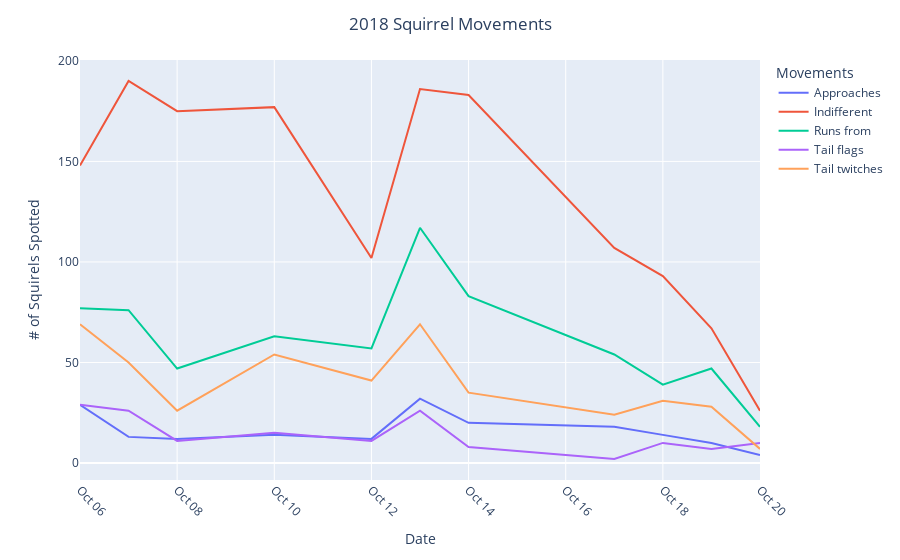

Source (notebook cell):
### Code cell
fig3 = px.line(squirrel_movements_grouped,
        x='Date',
        y='Value',
        color='Movements', labels={"Value": "# of Squirels Spotted"})

fig3.update_layout(title = '2018 Squirrel Movements', title_x=0.5, xaxis=dict(tickformat="%b %d", tickangle=45))

### Figure 1 — Plotly figure (JSON) as saved in the notebook; plotly's stock layout.template omitted (floating-point values rounded to 4 significant figures)
{"data": [{"hovertemplate": "Movements=Approaches<br>Date=%{x}<br># of Squirels Spotted=%{y}<extra></extra>", "legendgroup": "Approaches", "line": {"color": "#636efa", "dash": "solid"}, "marker": {"symbol": "circle"}, "mode": "lines", "name": "Approaches", "orientation": "v", "showlegend": true, "type": "scatter", "x": ["2018-10-06T00:00:00", "2018-10-07T00:00:00", "2018-10-08T00:00:00", "2018-10-10T00:00:00", "2018-10-12T00:00:00", "2018-10-13T00:00:00", "2018-10-14T00:00:00", "2018-10-17T00:00:00", "2018-10-18T00:00:00", "2018-10-19T00:00:00", "2018-10-20T00:00:00"], "xaxis": "x", "y": [29, 13, 12, 14, 12, 32, 20, 18, 14, 10, 4], "yaxis": "y"}, {"hovertemplate": "Movements=Indifferent<br>Date=%{x}<br># of Squirels Spotted=%{y}<extra></extra>", "legendgroup": "Indifferent", "line": {"color": "#EF553B", "dash": "solid"}, "marker": {"symbol": "circle"}, "mode": "lines", "name": "Indifferent", "orientation": "v", "showlegend": true, "type": "scatter", "x": ["2018-10-06T00:00:00", "2018-10-07T00:00:00", "2018-10-08T00:00:00", "2018-10-10T00:00:00", "2018-10-12T00:00:00", "2018-10-13T00:00:00", "2018-10-14T00:00:00", "2018-10-17T00:00:00", "2018-10-18T00:00:00", "2018-10-19T00:00:00", "2018-10-20T00:00:00"], "xaxis": "x", "y": [148, 190, 175, 177, 102, 186, 183, 107, 93, 67, 26], "yaxis": "y"}, {"hovertemplate": "Movements=Runs from<br>Date=%{x}<br># of Squirels Spotted=%{y}<extra></extra>", "legendgroup": "Runs from", "line": {"color": "#00cc96", "dash": "solid"}, "marker": {"symbol": "circle"}, "mode": "lines", "name": "Runs from", "orientation": "v", "showlegend": true, "type": "scatter", "x": ["2018-10-06T00:00:00", "2018-10-07T00:00:00", "2018-10-08T00:00:00", "2018-10-10T00:00:00", "2018-10-12T00:00:00", "2018-10-13T00:00:00", "2018-10-14T00:00:00", "2018-10-17T00:00:00", "2018-10-18T00:00:00", "2018-10-19T00:00:00", "2018-10-20T00:00:00"], "xaxis": "x", "y": [77, 76, 47, 63, 57, 117, 83, 54, 39, 47, 18], "yaxis": "y"}, {"hovertemplate": "Movements=Tail flags<br>Date=%{x}<br># of Squirels Spotted=%{y}<extra></extra>", "legendgroup": "Tail flags", "line": {"color": "#ab63fa", "dash": "solid"}, "marker": {"symbol": "circle"}, "mode": "lines", "name": "Tail flags", "orientation": "v", "showlegend": true, "type": "scatter", "x": ["2018-10-06T00:00:00", "2018-10-07T00:00:00", "2018-10-08T00:00:00", "2018-10-10T00:00:00", "2018-10-12T00:00:00", "2018-10-13T00:00:00", "2018-10-14T00:00:00", "2018-10-17T00:00:00", "2018-10-18T00:00:00", "2018-10-19T00:00:00", "2018-10-20T00:00:00"], "xaxis": "x", "y": [29, 26, 11, 15, 11, 26, 8, 2, 10, 7, 10], "yaxis": "y"}, {"hovertemplate": "Movements=Tail twitches<br>Date=%{x}<br># of Squirels Spotted=%{y}<extra></extra>", "legendgroup": "Tail twitches", "line": {"color": "#FFA15A", "dash": "solid"}, "marker": {"symbol": "circle"}, "mode": "lines", "name": "Tail twitches", "orientation": "v", "showlegend": true, "type": "scatter", "x": ["2018-10-06T00:00:00", "2018-10-07T00:00:00", "2018-10-08T00:00:00", "2018-10-10T00:00:00", "2018-10-12T00:00:00", "2018-10-13T00:00:00", "2018-10-14T00:00:00", "2018-10-17T00:00:00", "2018-10-18T00:00:00", "2018-10-19T00:00:00", "2018-10-20T00:00:00"], "xaxis": "x", "y": [69, 50, 26, 54, 41, 69, 35, 24, 31, 28, 7], "yaxis": "y"}], "layout": {"legend": {"title": {"text": "Movements"}, "tracegroupgap": 0}, "margin": {"t": 60}, "title": {"text": "2018 Squirrel Movements", "x": 0.5}, "xaxis": {"anchor": "y", "domain": [0, 1], "tickangle": 45, "tickformat": "%b %d", "title": {"text": "Date"}}, "yaxis": {"anchor": "x", "domain": [0, 1], "title": {"text": "# of Squirels Spotted"}}}}
